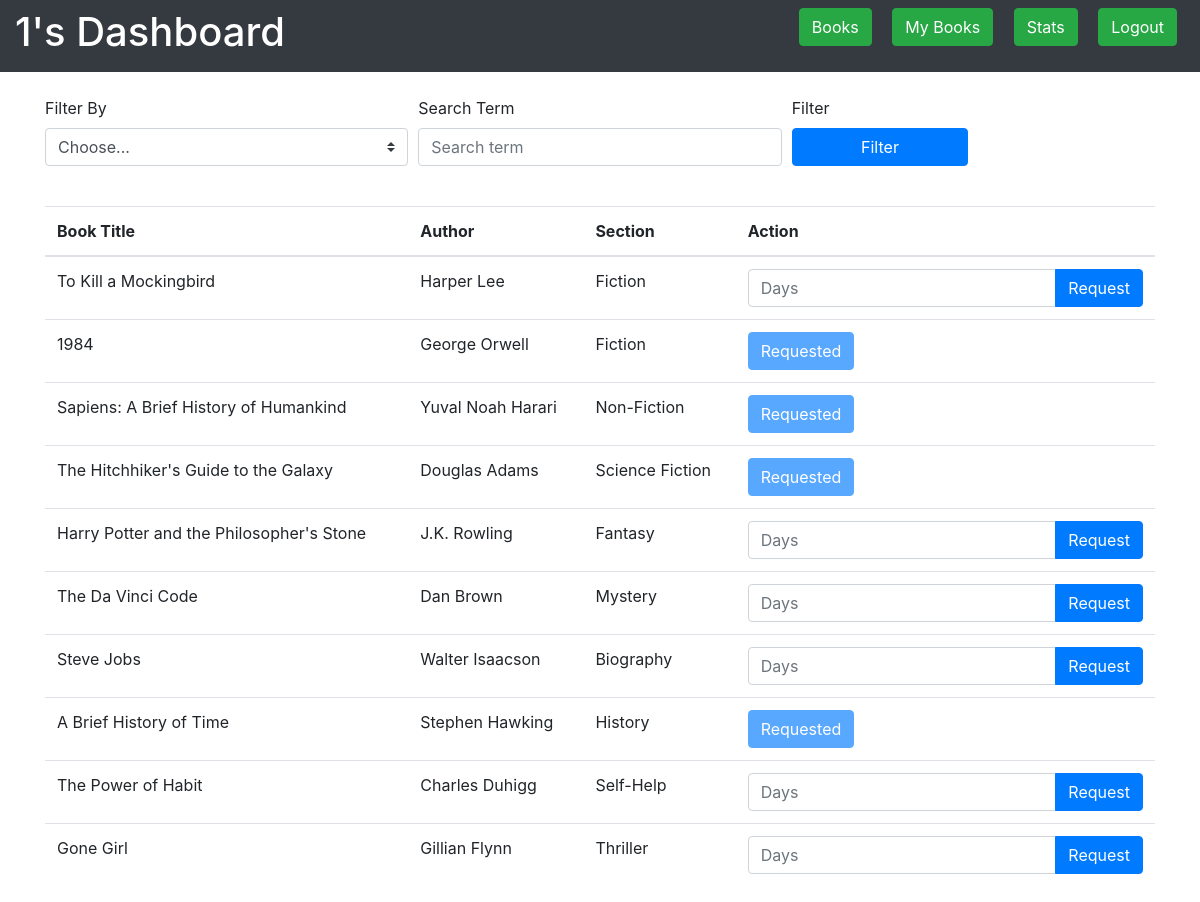
Page /users/1/userDashboard/books on the committed database.
### tables this page shows
CREATE TABLE books (
                       id INTEGER PRIMARY KEY,
                       title TEXT NOT NULL,
                       author TEXT NOT NULL,
                       book_section INTEGER NOT NULL,
                       FOREIGN KEY (book_section) REFERENCES sections (id)
);

CREATE TABLE sections (
                          id INTEGER PRIMARY KEY,
                          title TEXT NOT NULL,
                          date_created TEXT NOT NULL,
                          description TEXT
);

### app/routes/user_routes.py (the view)
@user_bp.route('/users/<string:user_id>/userDashboard/books', methods=['GET'])
def user_dashboard_books(user_id):
    search_term = request.args.get('search_term')
    filter_by = request.args.get('filter_by')
    books_list = get_books(user_id,search_term, filter_by)
    return render_template('user_dashboard_books.html', user_id=user_id, books=books_list)

### app/templates/user_dashboard_books.html (shortened to what this page needs)
<!DOCTYPE html>
<html lang="en">
<head>
    <link rel="stylesheet" href="https://stackpath.bootstrapcdn.com/bootstrap/4.5.2/css/bootstrap.min.css">
</head>
<body>
<div class="container-fluid bg-dark text-white py-2 header">
    <div class="row">
        <div class="col">
            <h1>{{ user_id }}'s Dashboard</h1>
        </div>
        <div class="col text-right">
            <form action="/users/{{ user_id }}/userDashboard/books" method="get" class="d-inline">
                <button type="submit" class="btn btn-success mx-2">Books</button>
            </form>
            <form action="/users/{{ user_id }}/userDashboard/myBooks" method="get" class="d-inline">
                <button type="submit" class="btn btn-success mx-2">My Books</button>
            </form>
            <form action="/users/{{ user_id }}/userDashboard/stats" method="get" class="d-inline">
                <button type="submit" class="btn btn-success mx-2">Stats</button>
            </form>
            <form action="/" method="get" class="d-inline">
                <button type="submit" class="btn btn-success mx-2">Logout</button>
            </form>
        </div>
    </div>
</div>
<div class="container mt-4">
    <form action="/users/{{ user_id }}/userDashboard/books" method="get">
        <div class="form-row">
            <div class="col-md-4 mb-3">
                <label for="filterBy">Filter By</label>
                <select class="custom-select" id="filterBy" name="filter_by">
                    <option value="">Choose...</option>
                </select>
            </div>
            <div class="col-md-4 mb-3">
                <label for="searchTerm">Search Term</label>
                <input type="text" class="form-control" id="searchTerm" placeholder="Search term" name="search_term">
            </div>
            <div class="col-md-2 mb-3">
                <label for="filterButton">Filter</label>
                <button class="btn btn-primary btn-block" type="submit" id="filterButton">Filter</button>
            </div>
        </div>
    </form>
</div>
<div class="container mt-4">
    <form action="/users/{{ user_id }}/userDashboard/books/request" method="post">
        <table class="table">
            <thead>
            <tr>
                <th>Book Title</th>
                <th>Author</th>
                <th>Section</th>
                <th>Action</th>
            </tr>
            </thead>
            <tbody>
            {% for book in books %}
                <tr>
                    <td>{{ book.title }}</td>
                    <td>{{ book.author }}</td>
                    <td>{{ book.section_name }}</td>
                    <td>
                        {% if book.requested %}
                            <button class="btn btn-primary" disabled>Requested</button>
                        {% else %}
                            <form action="/users/{{ user_id }}/userDashboard/books/request" method="post" class="d-inline">
                                <div class="input-group">
                                    <input type="number" class="form-control" name="days_requested" placeholder="Days" required>
                                    <div class="input-group-append">
                                        <button type="submit" class="btn btn-primary">Request</button>
                                    </div>
                                </div>
                            </form>
                        {% endif %}
                    </td>
                </tr>
            {% endfor %}
            </tbody>
        </table>
    </form>
</div>
</body>
</html>

### app/templates/user_dashboard_books.html (style rules this page uses)
.header { padding-top: 20px; }

### rows in the picture
books: title "To Kill a Mockingbird", author "Harper Lee", section_name "Fiction"
books: title "1984", author "George Orwell", section_name "Fiction", shows "Requested"
books: title "Sapiens: A Brief History of Humankind", author "Yuval Noah Harari", section_name "Non-Fiction", shows "Requested"
books: title "The Hitchhiker's Guide to the Galaxy", author "Douglas Adams", section_name "Science Fiction", shows "Requested"
books: title "Harry Potter and the Philosopher's Stone", author "J.K. Rowling", section_name "Fantasy"
books: title "The Da Vinci Code", author "Dan Brown", section_name "Mystery"
books: title "Steve Jobs", author "Walter Isaacson", section_name "Biography"
books: title "A Brief History of Time", author "Stephen Hawking", section_name "History", shows "Requested"
books: title "The Power of Habit", author "Charles Duhigg", section_name "Self-Help"
books: title "Gone Girl", author "Gillian Flynn", section_name "Thriller"

### other values in the picture
{{ user_id }} "1"
